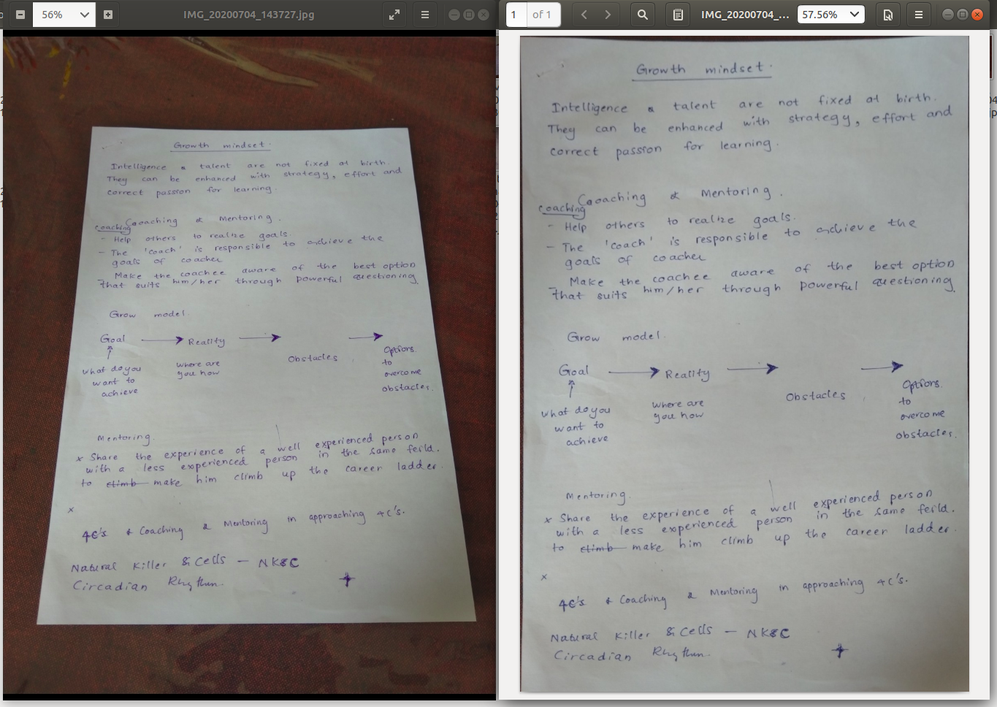
#> input picture documentation/pdf.png, 997 x 707 px, shrunk from 1365 x 968 before the run
$ python -i image_tools.py   (imports and definitions only)
#> lines starting #> are read from the running program, lines starting #| are printed output that depends on the picture
#> further down, picture is the input picture: shape (707, 997, 3); mean B, G, R 133.4, 136.8, 140.4
import cv2
import imutils
import numpy as np


def get_edged(image):
	gray = cv2.cvtColor(image, cv2.COLOR_BGR2GRAY)
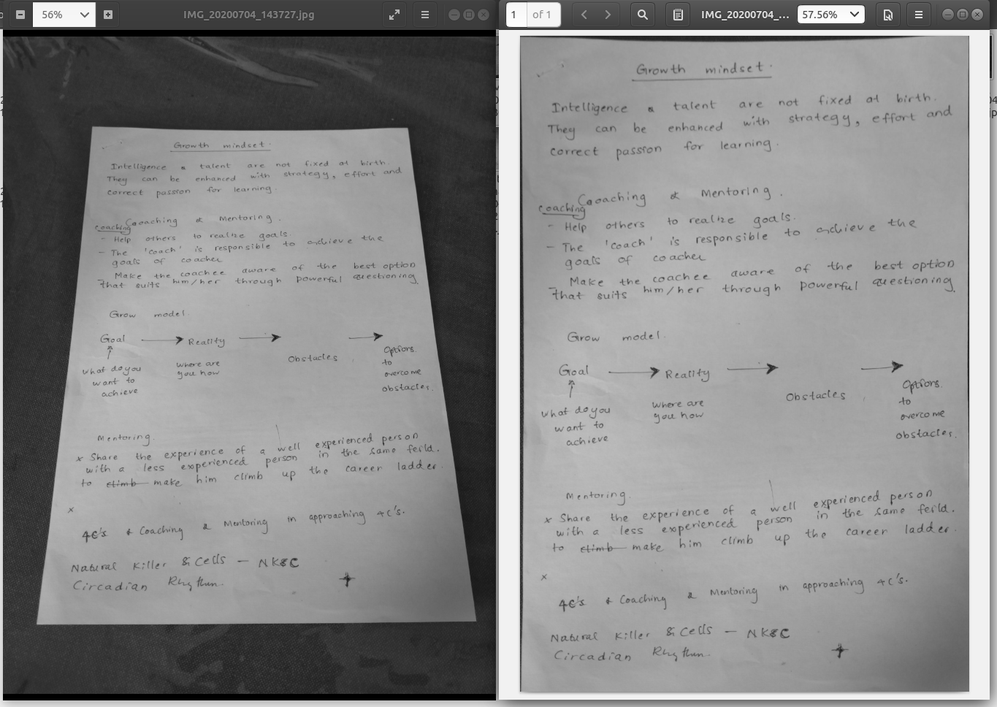
#> gray: shape (707, 997); min 0, max 255, mean 137.5
	gray = cv2.GaussianBlur(gray, (5, 5), 0)
	edged = cv2.Canny(gray, 75, 200)
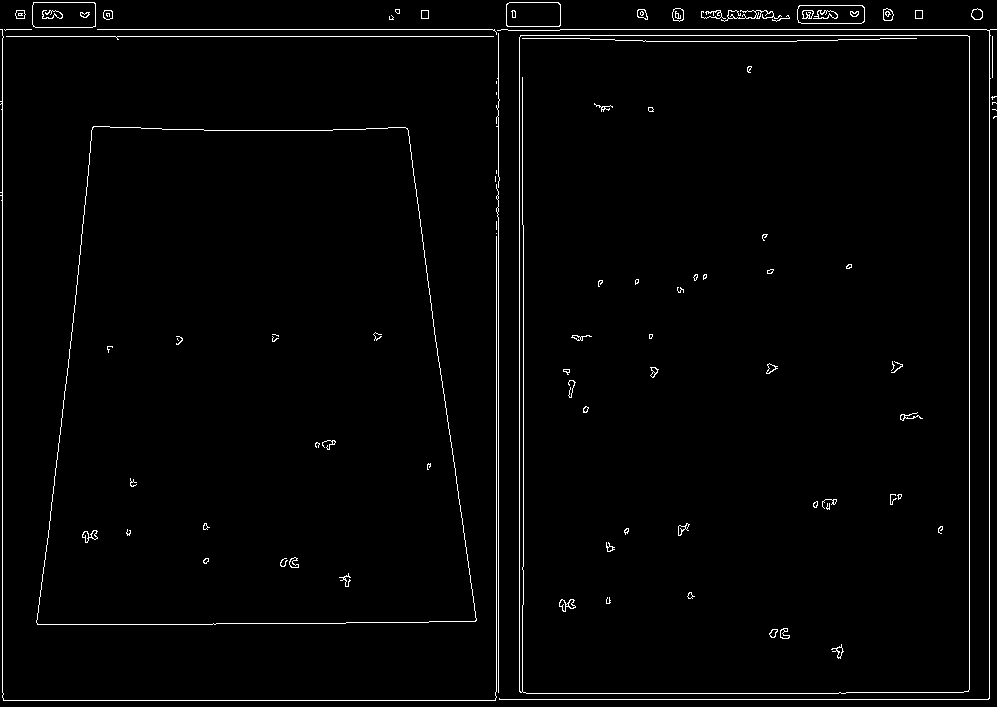
#> edged: shape (707, 997); 1.8% white in thin lines or dots
	return edged

# [82 lines left out: functions get_screen_contour, order_points, four_point_transform, not called in this run]

>>> import cv2
>>> picture = cv2.imread('../../documentation/pdf.png')
>>> result = get_edged(picture)
